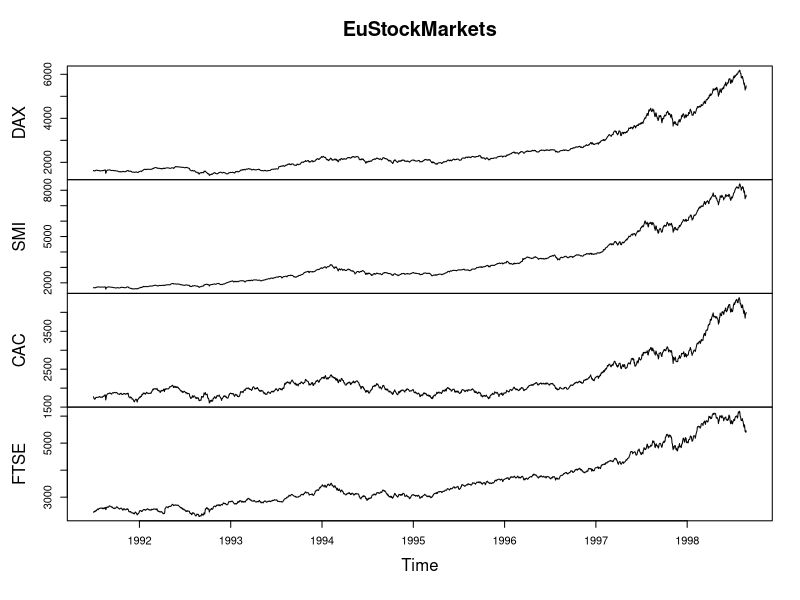
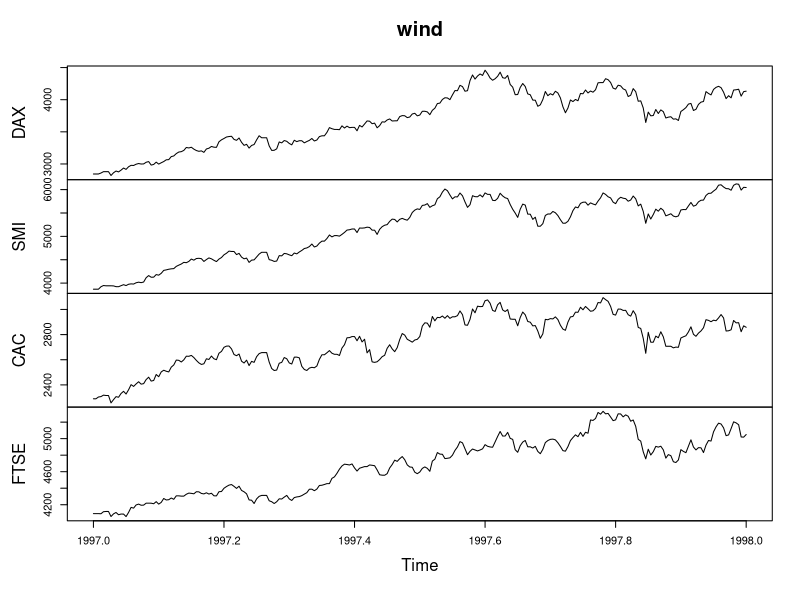
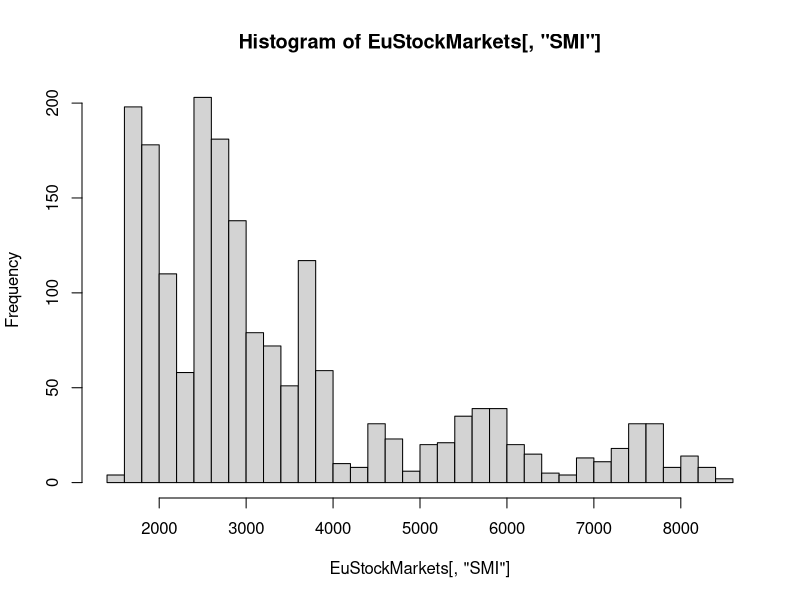
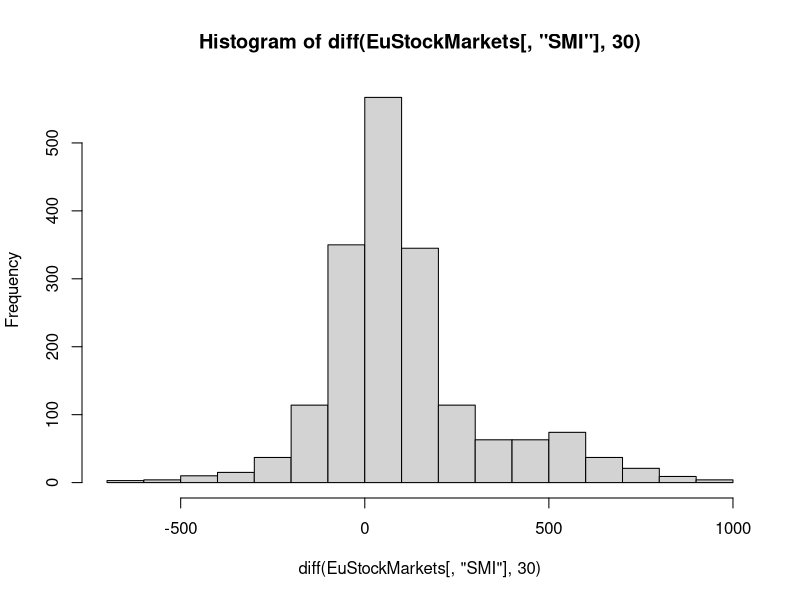
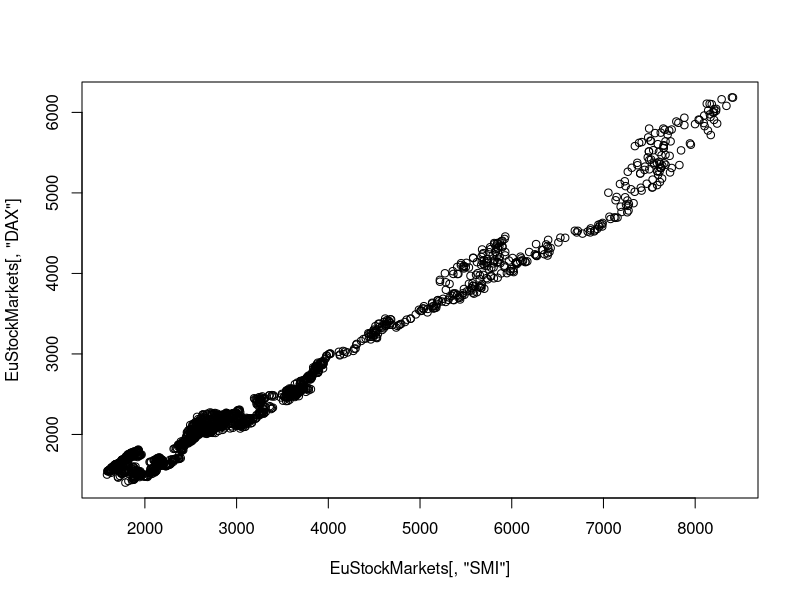
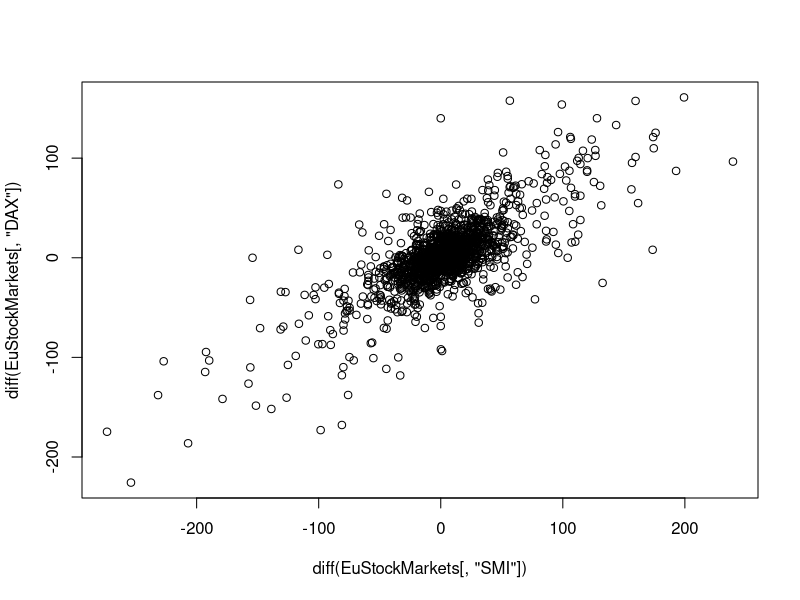
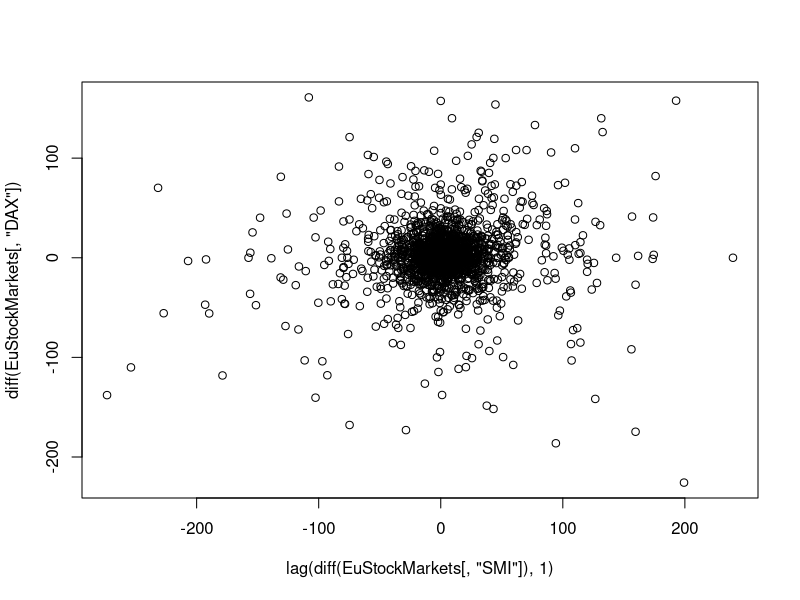

The R script that drew these images, in order:
head(EuStockMarkets)
plot(EuStockMarkets)
class(EuStockMarkets)
frequency(EuStockMarkets)
start(EuStockMarkets)
end(EuStockMarkets)
wind <- window(EuStockMarkets, start=1997, end=1998)
wind
plot(wind)
hist(EuStockMarkets[, 'SMI'], 30)
hist(diff(EuStockMarkets[, 'SMI'], 30))
plot(EuStockMarkets[, 'SMI'], EuStockMarkets[, 'DAX'])
plot(diff(EuStockMarkets[, 'SMI']), diff(EuStockMarkets[, 'DAX']))
plot(lag(diff(EuStockMarkets[, 'SMI']), 1), diff(EuStockMarkets[, 'DAX']))